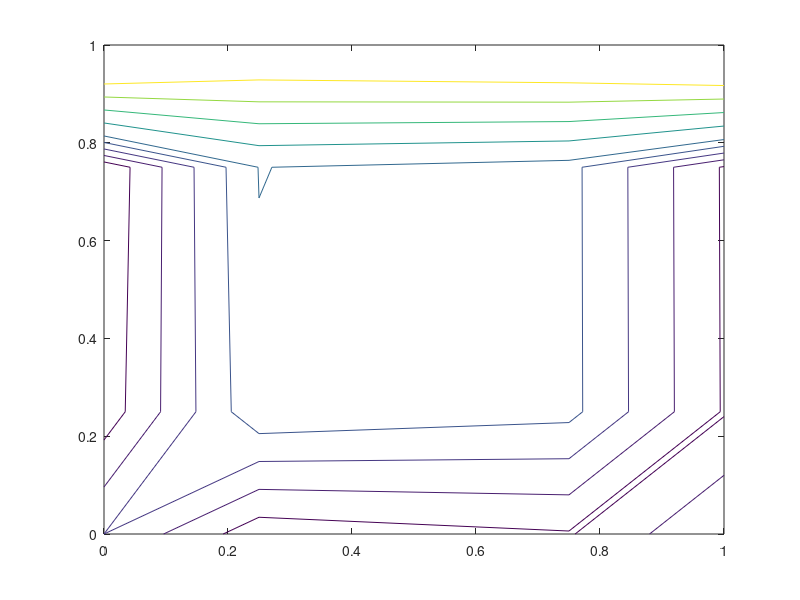
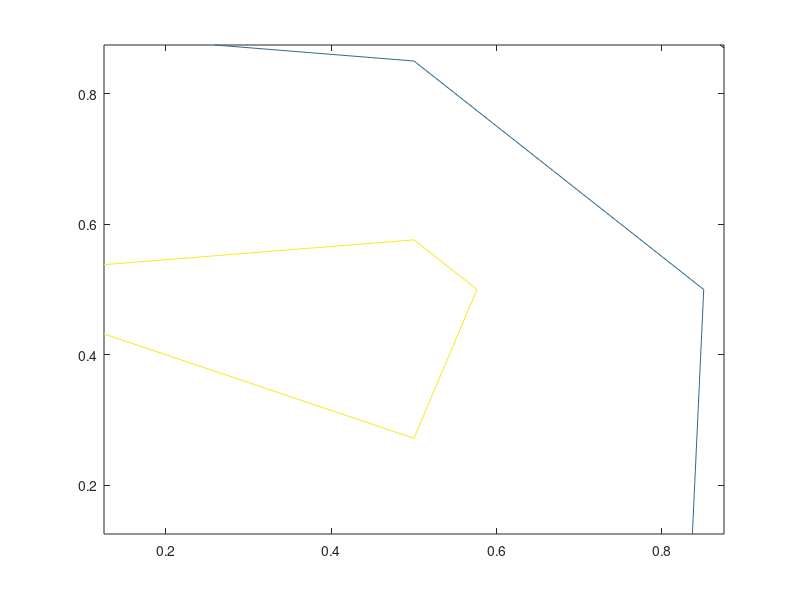

MATLAB code for these plots, in order: (Note: this script raises an error after producing the figures.)
clear all
close all
clc

% This syetm that you need to solve will be singular. Matlab gives you a
% warning at each time step. To switch of this warning, remove the comment
% in the next line

warning on

% 00D#MMXIX#

% This file contains the skeleton of the program which will solve the lid
% driven cavity problem on a unit square. The parts that have to be
% supplemented are described in the assignment.
%
% The pieces that need to be filled in are indicated
%

%
% When running the code, determine a suitable time step. A too small time
% step will make the calculation very long, while for a too large time step
% the solution will blow up due to numerical instability.
%

Re = 1000;              % Reynolds number
N = 3;                 % Number of volumes in the x- and y-direction
Delta = 1/N;            % uniform spacing to be used in the mapping to compute tx
tol = 1e-6;             % tol determines when steady state is reached and the program terminates


% wall velocities
U_wall_top = -1;
U_wall_bot = 0;
U_wall_left = 0;
U_wall_right = 0;
V_wall_top = 0;
V_wall_bot = 0;
V_wall_left = 0;
V_wall_right = 0;

%
%   Generation of a non-uniform mesh
%

%
%   tx are the coordinates of the nodal points on the outer-oriented grid
%
tx = zeros(1,N+1);
for i=1:N+1
    xi = (i-1)*Delta;
    tx(i) = 0.5*(1. - cos(pi*xi));
end

% Local mesh size on outer oriented grid
th = zeros(N,1);
th = tx(2:N+1) - tx(1:N);

%
%  x are the coordinates of the nodal points on the inner-oriented grid (including
%  endpoints 0 and 1)
%  h contains the edge lengths on the inner-oriented grid
%
x = 0.5*(tx(1:N) + tx(2:N+1));
x = [0 x 1];

h = zeros(N+1,1);
h = x(2:N+2) - x(1:N+1);

% Determine a suitable time step and stopping criterion, tol
h_min = min(h);
dt = min(h_min, 0.5*Re*h_min^2);             % time step



%
%   Initial condition u=v=0
%
%   Both u and v will be stored in one big vector called 'u'
%
%   The vector u only contains the true unknowns, not the velocities that
%   are prescribed by the boundary conditions
%
%   The vector u contains the *inner-oriented* circulations as unknowns

u = zeros(2*N*(N-1),1);

% Set up the Incidence matrix 'tE21' which connects the fluxes to the
% volumes. Use the orientation described in the assignment.


%%%%%%%%%%%%%%%%%%%%%%%%%%%%%%%%%%%%%%%%%%%%%%%
%
%    This is where you need to insert code
%
tE21 = zeros(N*N , 2*N*(N+1)); % # rows = # of surfaces, # columns = # of edges

h_strip = 0; % will use to add to the indices depending on which horizontal strip we're at
h_count = 1; % keep track of the horizontal strip

for i=1:N*N % loop over surfaces (row of the matrix)
    % do u
    tE21(i,i+h_strip) = -1;
    tE21(i,i+1+h_strip) = 1;

    % do v
    tE21(i,N*(N+1) + i) = -1;
    tE21(i,N*(N+1) + i+N) = 1;

    % horizontal strip shenanigans (see whether or not we've reached the end of a horizontal strip)
    if (h_count==N)
        h_count = 1;
        h_strip = h_strip+1;
    else
        h_count = h_count+1;
    end
end
%%%%%%%%%%%%%%%%%%%%%%%%%%%%%%%%%%%%%%%%%%%%%%%

%
%  Inserting boundary conditions for normal velocity components
%  Multiplication by h components is done in order to obtain integral flux
%  values

%%%%%%%%%%%%%%%%%%%%%%%%%%%%%%%%%%%%%%%%%%%%%%%
%
%    Here you need to modify the incidence matrix tE21 to include the
%    boundary conditions and store the boundary terms in u_norm (see
%    assignment)
%
bc_left = 1:N+1:N*(N+1)-N; % indices of the column in tE21 of the left boundary
bc_right = 1+N:N+1:N*(N+1); % indices of the column in tE21 of the right boundary
bc_bottom = N*(N+1)+1 : N*(N+1)+N; % indices of the column in tE21 of the bottom boundary
bc_top = N*(N+1)+1+N*N : N*(N+1)+N*N+N; % indices of the column in tE21 of the top boundary

bc_col = [bc_left bc_right bc_bottom bc_top]; % Store all BC indices into a sigle row vector

tE21(:,bc_col) = []; % Remove the columns in tE21 that correspond to the boundaries

tE21 = sparse(tE21); %% Store in sparse matrix

u_norm = zeros(N*N, 1); %% In the problem the fluxes are zero at all boundaries. Note dimensions is the same as the number of surfaces on the primal mesh

%%%%%%%%%%%%%%%%%%%%%%%%%%%%%%%%%%%%%%%%%%%%%%%

% Setting up simple Hodge matrix which converts the fluxes on the
% outer-oriented grid to circulation on the inner-oriented grid. Assume
% that the fluxes and circulation are constant over each 1-cell. This will
% give a diagonal Hodge matrix. Call this Hodge matrix 'H1t1'


%%%%%%%%%%%%%%%%%%%%%%%%%%%%%%%%%%%%%%%%%%%%%%%
%
%    Here you need to construct the incidence matrix H1t1
%
H1t1 = zeros(2*N*(N+1));
Nd = N+1;

count = 1;

% do u
for i=1:N
    for j=1:Nd
        H1t1(count,count) = h(j)/th(i);
        count = count+1;
    end
end

% do v
for i=1:Nd
    for j=1:N
        H1t1(count,count) = h(i)/th(j);
        count = count+1;
    end
end


% Store in Sparse matrix
H1t1 = sparse(H1t1);
%%%%%%%%%%%%%%%%%%%%%%%%%%%%%%%%%%%%%%%%%%%%%%%

% Hu_norm is the vector which will contain the Hodge of the prescribed
% normal fluxes. Calculate the vector 'Hu_norm'

%Vector ubc_norm containing fluxes of prescribed velocities is reused

%%%%%%%%%%%%%%%%%%%%%%%%%%%%%%%%%%%%%%%%%%%%%%%
%
%    Multiply H1t1 with u_norm to get Hu_norm
%
% hu_norm_matrix = zeros(length(bc_col), length(bc_col)); % matrix that is multiplied into the prescribed velocities
% hu_norm_matrix = sparse(hu_norm_matrix);
% % hunm_size = size(hu_norm_matrix);
% %
% % shift = 0;
% % for i=1:length(bc_col)
% %     hu_norm_matrix(i,i) = H1t1(bc_col(i)-shift,bc_col(i)-shift); %% Put into hu_norm_matrix
% %     H1t1(:,bc_col(i)-shift) = []; % remove that column
% %     H1t1(bc_col(i)-shift,:) = []; % remove that row
% %     shift = shift+1;
% % end
%
% Hu_norm = hu_norm_matrix*u_norm; % In the problem we know that u_norm is vector of zeroes anyway
%%%%%%%%%%%%%%%%%%%%%%%%%%%%%%%%%%%%%%%%%%%%%%%


%  Remove corresponding row and columns from the Hodge matrix and also
%  remove the corresp0onding 'rows' from Hu_norm

%%%%%%%%%%%%%%%%%%%%%%%%%%%%%%%%%%%%%%%%%%%%%%%
%
%    Remove rows and colums in H1t1 and Hu_norm for prescribed values
%
%
H1t1(:,bc_col) = [];
H1t1(bc_col,:) = [];
%%%%%%%%%%%%%%%%%%%%%%%%%%%%%%%%%%%%%%%%%%%%%%%

% Set up the incidence E^{2,1} between 1-cochain circulation and 2-cochain vorticity on
% the inner-oriented (extended) grid
%
% This incidence matrix will be called 'E21' in the program
%

%%%%%%%%%%%%%%%%%%%%%%%%%%%%%%%%%%%%%%%%%%%%%%%
%
%    Set up the incidence matrix E21 on the dual grid
%
Nd = N+1;
E21 = zeros(Nd*Nd , 2*Nd*(Nd+1)); % # rows = # of surfaces, # columns = # of edges

h_strip = 0;
h_count = 1;

for i=1:Nd*Nd
    % do u
    E21(i, i) = 1;
    E21(i,i+Nd) = -1;
    % do v
    E21(i,Nd*(Nd+1) + i +h_strip) = -1;
    E21(i,Nd*(Nd+1) + i+1 + h_strip) = 1;
    if (h_count==Nd)
        h_strip = h_strip+1;
        h_count = 1;
    else
        h_count = h_count +1;
    end
end

E21 = sparse(E21);
%%%%%%%%%%%%%%%%%%%%%%%%%%%%%%%%%%%%%%%%%%%%%%%


% Inserting prescribed tangential bundary conditions

%Vector ubc of size 2(N+2)(N+1) is constructed. It contains all the
%prescribed velocities (normal and tangential) as represented in the inner
%oriented grid.

% Remove columns from the incidence matrix E21 corresponding to both the
% prescribed tangental velocities and normal velocities


%%%%%%%%%%%%%%%%%%%%%%%%%%%%%%%%%%%%%%%%%%%%%%%
%
%    Remove prescribed values from the matrix (just as was done for tE21)
%    and store the known values in a vector u_pres
%

% Indices of each wall (Tangential BC)
bc_left = Nd*(Nd+1)+1 : Nd+1 : 2*Nd*(Nd+1)-Nd  ;
bc_right = Nd*(Nd+1)+1+Nd : Nd+1 : 2*Nd*(Nd+1) ;
bc_top = Nd*(Nd+1)-N : Nd*(Nd+1);
bc_bottom = 1 : Nd;

bc_col = [bc_left bc_right bc_top bc_bottom];
bc_col = sort(bc_col);

% Indices of each wall (Normal BC)
bcn_left = 1+Nd:Nd:Nd*(Nd+1)-N-Nd;
bcn_right = Nd+Nd:Nd:Nd*(Nd+1) - Nd;
bcn_top = 2*Nd*(Nd+1)-Nd+1:2*Nd*(Nd+1)-1;
bcn_bottom = Nd*(Nd+1)+2:Nd*(Nd+1)+Nd;

bcf = [bc_left bc_right bc_top bc_bottom bcn_left bcn_right bcn_top bcn_bottom]; % Normal and tangential parts of the boundary

E21(:,bcf) = []; % take both normal and tangential part

% Get u_pres

count = 1;
u_pres = zeros(Nd^2,1); % number of rows of u_pres corresponds to number of surfaces in dual mesh
for i =Nd^2-N:Nd^2
    u_pres(i) = -U_wall_top*h(count); % known circulation on the surfaces closest to the top wall
    count = count+1;
end

%%%%%%%%%%%%%%%%%%%%%%%%%%%%%%%%%%%%%%%%%%%%%%%


% Set up the Hodge matrix which maps inner-oriented 2-cochains to
% outer-oriented 0-cochains. Assume that the vorticity is constant in the
% inner-oriented 2-cells. This will give a diagonal Hodge matrix. Call this
% Hodhe matrix 'Ht02'

%%%%%%%%%%%%%%%%%%%%%%%%%%%%%%%%%%%%%%%%%%%%%%%
%
%    Set up the Hodge matrix which converts integrated values on the dual
%    grid to point values on the primal grid assuming that the physical
%    quantity is constant over the dual surfaces.
%
Ht02 = zeros(Nd);
h_strip = 1;
count = 1;

for i=1:Nd
    for j=1:Nd
        Ht02(count,count) = 1/(h(h_strip)*h(j));
        count = count+1;
    end
    h_strip = h_strip+1;
end
Ht02 = sparse(Ht02);

%%%%%%%%%%%%%%%%%%%%%%%%%%%%%%%%%%%%%%%%%%%%%%%

% Set up the Hodge matrix which maps inner-oriented 1-cochains to
% outer-oriented 1-cochains. Call this Hodge matrix 'Ht11'. Assume again
% that everything is constant over the 1-cells, which will then yield a
% diagonal Hdoge matrix.

%%%%%%%%%%%%%%%%%%%%%%%%%%%%%%%%%%%%%%%%%%%%%%%
%
%    Set up the Hodge matrix which converts integrated values along dual
%    edge to integral values over primal edges
%
Ht11 = zeros(2*N*(N+1));

count = 1;

% do u
for i=1:N
    for j=1:Nd
        Ht11(count,count) = th(i)/h(j);
        count = count+1;
    end
end

% do v
for i=1:Nd
    for j=1:N
        Ht11(count,count) = th(j)/h(i);
        count = count+1;
    end
end
% Removing columns and rows that correspond to the boundaries (normal comp.)

bc_left = 1:N+1:N*(N+1)-N; % indices of the column in tE21 of the left boundary
bc_right = 1+N:N+1:N*(N+1); % indices of the column in tE21 of the right boundary
bc_bottom = N*(N+1)+1 : N*(N+1)+N; % indices of the column in tE21 of the bottom boundary
bc_top = N*(N+1)+1+N*N : N*(N+1)+N*N+N; % indices of the column in tE21 of the top boundary

bc_col = [bc_left bc_right bc_bottom bc_top]; % Store all BC indices into a sigle row vector
Ht11(:,bc_col) = [];
Ht11(bc_col,:) = [];

Ht11 = sparse(Ht11);
%%%%%%%%%%%%%%%%%%%%%%%%%%%%%%%%%%%%%%%%%%%%%%%

%
% The prescribed velocties will play a role in the momentum equation
%
u_pres_tvort=Ht02*u_pres; %U_pres to outer oriented 0 form representing contribution of boundary conditions to point wise vorticity
u_pres = H1t1*E21'*Ht02*u_pres; %U_pres to inner oriented 1 forms


% Now all matrices are set up and the time stepping cam start. 'iter' will
% record the number of time steps. This allows you to give output after a
% preselected number of time steps.
%
% 'diff' will be the maximal du/dt or dv/dt. If 'diff' is sufficiently
% small, steady state has been reached. Determine a suitable value for
% 'tol'
%

%%%%%%%%%%%%%%%%%%%%%%%%%%%%%%%%%%%%%%%%%%%%%%%
%
%    From here the code enters the time-stepping loop and no new parts in
%    the code need to be inserted. If done correctly, everything should
%    work now.
%
%%%%%%%%%%%%%%%%%%%%%%%%%%%%%%%%%%%%%%%%%%%%%%%

diff = 1;
iter = 1;


% Set up the matrix for the Poisson equation

A = -tE21*Ht11*tE21';

% Perform an LU-decomposition for the pressure matrix A

[L,U] = lu(A);

% Abbreviation for some matrix products which are constant in the time loop

VLaplace = H1t1*E21'*Ht02*E21;
DIV = tE21*Ht11;

while diff > tol

    %Vector chi is obtained. It corresponds with the point-wise vorticity
    %at each cell
    chi=Ht02*E21*u+u_pres_tvort;

    %Vectors uxchi and uychi correspond with the multiplications of
    %chi with the horizontal and vertical velocity components at each cell.
    %Only the cells required for vector convective are calculated. The
    %ordering of each vector with respect to the ordering of cells in the
    %grid is different (left to right for uxchi and bottom to top for
    %uychi)

    uxchi=zeros((N+1)*(N-1),1);
    uychi=zeros((N+1)*(N-1),1);

    for i=1:N-1
        for j=1:N+1
            k=j+(i-1)*(N+1); %Number of vector component
            if j==1
                uxchi(k)=U_wall_left*chi(j+i*(N+1));
                uychi(k)=V_wall_bot*chi((i+1)+(j-1)*(N+1));
            elseif j==N+1
                uxchi(k)=U_wall_right*chi(j+i*(N+1));
                uychi(k)=V_wall_top*chi((i+1)+(j-1)*(N+1));
            else
                uxchi(k)=(u(j-1+(i-1)*(N-1))+u(j-1+i*(N-1)))/(2*h(j))*chi(j+i*(N+1));
                uychi(k)=(u(N*(N-1)+i+(j-2)*N)+u(N*(N-1)+i+1+(j-2)*N))/(2*h(j))*chi((i+1)+(j-1)*(N+1));
            end
        end
    end

    %Given vectors uxchi and uychi, vector convective can be constructed
    convective=zeros(2*N*(N-1),1);
    for i=1:N
        for j=1:N-1
            convective(j+(i-1)*(N-1))=-h(j+1)/2*(uychi(i+(j-1)*(N+1))+uychi(i+1+(j-1)*(N+1))); %Components along horizontal cell lines
            convective(N*(N-1)+i+(j-1)*N)=h(j+1)/2*(uxchi(i+(j-1)*(N+1))+uxchi(i+1+(j-1)*(N+1))); %Components along vertical cell lines
        end
    end

    % Set up the right hand side for the Poisson equation for the pressure

    rhs_Poisson  =   DIV*(u/dt  - convective - VLaplace*u/Re - u_pres/Re) + u_norm/dt;

    % Solve for the new pressure

    temp = L\rhs_Poisson;
    p = U\temp;

    % Store the velocity from the previous time step in the vector u_old

    uold = u;

    % Update the velocity field

    u = u - dt* (convective - tE21'*p + VLaplace*u/Re + u_pres/Re);

    %
    %  Every other 1000 iterations check whether you approach steady state
    %  and check whether yopu satisfy conservation of mass. The largest
    %  rate at which mass is destroyed or created is denoted by 'maxdiv'.
    %  This number should be very small, in the order of machine precision.

    if mod(iter,1000) == 0

        maxdiv = max(DIV*u + u_norm)

        diff = max(abs(u-uold))/dt

    end
    iter = iter + 1;
end

% Checking the row sum of A
dimA = size(A);
rsA = zeros(dimA(1),1); % Initiate rowsum of A

for i=1:dimA(1)
    rsA(i) = sum(A(i,:));
end

%% Plotting vorticity: chi. According to the description/definition in line 436-438, these are assigned to the points on the primal mesh.

[Xp,Yp] = meshgrid(tx,tx); % coordinates of the points in the primal mesh


CHI = zeros(N+1,N+1); % vector to re-arrange chi so that contour plot can be made

count = 1;
for i=1:N+1
    for j=1:N+1
        CHI(i,j) = chi(count);
        count = count+1;
    end
end

level_chi = [-3.0 -2.0 -1.0 -0.5 0.0 0.5 1.0 2.0 3.0 4.0 5.0]; % Vorticity levels in Botella and Peyret (figure 2, table 8)
figure('Name','Iso-Vorticity')
% contour(Xp,Yp,CHI,level_chi, 'ShowText','on')
contour(Xp,Yp,CHI,level_chi)

%% Plotting the streamlines/streamfunction. these should actually correspond to the fluxes
% (dpsi = u dy, -v dx)
u = Ht11*u; % on primal mesh

% mid point of tx
txm = zeros(1,N);
for i=1:N
    txm(i) = 0.5*(tx(i)+tx(i+1));
end

% Assign values of stream functions to each cell (so the average of the edges)
[X,Y] = meshgrid(txm, txm);
psi = zeros(N,N);

col = N*(N-1); % some dummy to short hand N(N-1)

% % Get the streamfunction values for the surfaces on the bottom strip

count = 1;
i = 1;
for j=1:N
    if (j==1)
        psi(i,j) = 0.25*(u(count) - u(count + col)); % right, top
    elseif (j==N)
        psi(i,j) = 0.25*(u(count - 1) - sum(u(count+col-j+1:count + col))); % left, top
    else
        psi(i,j) = 0.25*(u(count) + u(count - 1) - sum(u(count+col-j+1:count + col))); % right, left, top
    end
    count = count+1;
end

% Next strips besides the top one

for i=2:N-1
    for j=1:N
        if (j==1)
            psi(i,j) = 0.25*(sum(u(j:N-1:count-(i-1))) - sum(u(count+col-j+1:count+col)) - sum(u(count+col-N-j+1:count+col-N))); %right, top, bottom
        elseif (j==N)
            psi(i,j) = 0.25*(sum(u(j-1:N-1:count-(i-1)-1)) - sum(u(count+col-j+1:count+col)) - sum(u(count+col-N-j+1:count+col-N))); % left, top, bottom
        else
            psi(i,j) = 0.25*(sum(u(j:N-1:count-(i-1))) + sum(u(j-1:N-1:count-(i-1)-1)) - sum(u(count+col-j+1:count+col)) - sum(u(count+col-N-j+1:count+col-N))); % right, left, top, bottom
        end
        count = count+1;
    end
end

% Last strip on the very top
i = N;
for j=1:N
    if (j==1)
        psi(i,j) = 0.25*(sum(u(j:N-1:count-(i-1))) - sum(u(count+col-N-j+1:count+col-N))); % right, bottom
    elseif (j==N)
        psi(i,j) = 0.25*(sum(u(j-1:N-1:count-(i-1)-1)) - sum(u(count+col-N-j+1:count+col-N))); % left, bottom
    else
        psi(i,j) = 0.25*(sum(u(j:N-1:count-(i-1))) + sum(u(j-1:N-1:count-(i-1)-1)) - sum(u(count+col-N-j+1:count+col-N)));% right, left, bottom
    end
    count = count+1;
end

% levels from table 7 in Botella and Peyret
level_psi = [-1.5e-3 -1e-3 -5e-4 -2.5e-4 -1e-4 -5e-5 -1e-5 -1e-6 0.0 1e-10 1e-5 1e-4 1e-2 3e-2 5e-2 7e-2 9e-2 0.1 0.11 0.115 0.1175];
figure('Name','Streamfunction')
contour(X,Y,psi, level_psi)


u = H1t1*u; % back to dual mesh

%% Plotting the pressure. This should be assigned to the points in the dual mesh (excluding the boundaries)
level_p = [-0.002 0.0 0.02 0.05 0.07 0.09 0.11 0.12 0.17 0.3]; % pressure contour levels from Botella and Peyret (table 8)


[Xd, Yd] = meshgrid(x(2:length(x)-1), x(2:length(x)-1));
p_plot = zeros(N, N); %% Pressure just to remake p so that contour plot can be made
col = N*(N-1);

count = 1;
for i=1:N
    for j=1:N
        p_plot(i,j) = p(count); % stat from total pressure
        count = count+1;
    end
end

Ek = zeros(N,N) ;  % Kinematic energy corresponding to the point in the pressure 0.5 vel**2

u = Ht11*u; % Go to primal mesh

count = 1;
i = 1;
for j=1:N
    if (j==1)
        Ek(i,j) = 0.5*( ((u(count-(i-1)))/(2*th(i)))^(2) + ((u(count+col))/(2*th(j)))^(2) ); % right, top
    elseif (j==N)
        Ek(i,j) = 0.5*( ((u(count-(i-1)-1))/(2*th(i)))^(2) + ((u(count+col))/(2*th(j)))^(2) ); % left, top
    else
        Ek(i,j) = 0.5*( ((u(count-(i-1))+u(count-(i-1)-1))/(2*th(i)))^(2) + ((u(count+col))/(2*th(j)))^(2) ); % right, left, top
    end
    count = count+1;
end

% Next strips besides the top one

for i=2:N-1
    for j=1:N
        if (j==1)
            Ek(i,j) = 0.5*( ((u(count-(i-1)))/(2*th(i)))^(2) + ((u(count+col)+u(count+col-N))/(2*th(j)))^(2) ); %right, top, bottom
        elseif (j==N)
            Ek(i,j) = 0.5*( ((u(count-(i-1)-1))/(2*th(i)))^(2) + ((u(count+col)+u(count+col-N))/(2*th(j)))^(2) ); % left, top, bottom
        else
            Ek(i,j) = 0.5*( ((u(count-(i-1))+u(count-(i-1)-1))/(2*th(i)))^(2) + ((u(count+col)+u(count+col-N))/(2*th(j)))^(2) ); % right, left, top, bottom
        end
        count = count+1;
    end
end

% Last strip on the very top
i = N;
for j=1:N
    if (j==1)
        Ek(i,j) = 0.5*( ((u(count-(i-1)))/(2*th(i)))^(2) + ((u(count+col-N))/(2*th(j)))^(2) ); % right, bottom
    elseif (j==N)
        Ek(i,j) = 0.5*( ((u(count-(i-1)-1))/(2*th(i)))^(2) + ((u(count+col-N))/(2*th(j)))^(2) ); % left, bottom
    else
        Ek(i,j) = 0.5*( ((u(count-(i-1))+u(count-(i-1)-1))/(2*th(i)))^(2) + ((u(count+col-N))/(2*th(j)))^(2) ); % right, left, bottom
    end
    count = count+1;
end

p_plot = p_plot-Ek; % Static pressure

xr = x(x>0.5);  %% right half of x
c_approx = size(x)-size(xr); %% approximately the index of the centrelines/centre
c_approx = c_approx(2);
pc1 = p_plot(c_approx, c_approx); %% the pressure to the left of the centre
pc2 = p_plot(c_approx+1, c_approx+1); %% the pressure to the right of the centre
pc = pc1 + (0.5 - x(c_approx))*(pc2 - pc1)/(x(c_approx+1) - x(c_approx)); %% linear interpolation for pressure at the centre through a diagonal line

p_plot = p_plot - pc; %% subtract such that the pressure at the centre is zero as in Botella and Peyret


level_p = [-0.002 0.0 0.02 0.05 0.07 0.09 0.11 0.12 0.17 0.3]; % pressure contour levels from Botella and Peyret (table 8)
figure('Name','Isobars')
contour(Xd,Yd,p_plot,level_p);

x_ref = [0 0.0312 0.0391 0.0469 0.0547 0.0937 0.1406 0.1953 0.5 0.7656 0.7734 0.8437 0.9062 0.9219 0.9297 0.9375 1];
y_ref = [0 0.0547 0.0625 0.0703 0.1016 0.1719 0.2813 0.4531 0.5 0.6172 0.7344 0.8516 0.9531 0.9609 0.9688 0.9766 1];

p_ver = [0.110591 0.109689 0.1092 0.108566 0.104187 0.081925 0.040377 0.004434 0 -0.000827 0.012122 0.034910 0.050329 0.050949 0.051514 0.052009 0.052987];
p_hor = [0.090477 0.088445 0.087653 0.086716 0.084386 0.069511 0.04726 0.044848 0 0.034552 0.049029 0.065816 0.077154 0.078148 0.0078685 0.078837 0.077455];
% p_hor should be flipped!

p_vc =  p_plot(:,c_approx) + (0.5 - x(c_approx))*(p_plot(:,c_approx+1)-p_plot(:,c_approx))/(x(c_approx+1) - x(c_approx)); %% pressure along the vertical centreline by linear interpolation
p_hc =  p_plot(c_approx,:) + (0.5 - x(c_approx))*(p_plot(c_approx+1,:)-p_plot(c_approx,:))/(x(c_approx+1) - x(c_approx)); %% pressure along the horizontal centreline by linear interpolation

figure('Name','Horizontal centerline pressure')%Centerline pressure
hold on
plot(x(2:length(x)-1), p_hc, 'r');
plot(x_ref, fliplr(p_hor),'b');
legend(['Numerical values'],['Botella and Peyret'] , 'location', 'best');

figure('Name','Vertical centerline pressure')%Centerline pressure
hold on
plot(x(2:length(x)-1), p_vc, 'r');
plot(y_ref, p_ver,'b');
legend(['Numerical values'],['Botella and Peyret'], 'location', 'best');



u = H1t1*u; % Back to dual mesh

%% Vertical Centreline u

y_ref = [0 0.0547 0.0625 0.0703 0.1016 0.1719 0.2813 0.4531 0.5 0.6172 0.7344 0.8516 0.9531 0.9609 0.9688 0.9766 1];
u_ref = [0 0.1812881 0.2023300 0.2228955 0.3004561 0.3885691 0.2803696 0.1081999 0.0620561 -0.0570178 -0.1886747 -0.3372212 -0.4723329 -0.5169277 -0.5808359 -0.6644227 -1];

u_vc = u(c_approx-1:N-1:Nd*N)/(h(c_approx));
u_vc = u_vc(1:length(u_vc)-2);
figure('Name','Vertical centerline x-velocity')
hold on
plot(x(2:length(x)-1),u_vc, 'r');
plot(y_ref, u_ref, 'b');
legend(['Numerical values'],['Botella and Peyret'], 'location', 'best');


%% Centerline flow field: u, v, p, chi
centre_index = find(x - 0.5 == min(abs(x - 0.5)));
u_reshape = reshape(u,[N*(N-1),2]); %Size of u = (2*N*(N-1),1), reshape it to get x,y components
p_reshape = reshape(p, [N,N]); %Size of p = (N*N,1), reshape it to get x,y components
u_x = u_reshape(:,1); %x-velocity component
u_y = u_reshape(:,2); %y-velocity component
p_x = p_reshape(centre_index,:); %x-pressure component for centre index
p_y = p_reshape(:,centre_index); %y-pressure component for centre index
%CHI to be reshaped


%Table 9,10 of Botella and Peyret
u_ref = [0 0.1812881 0.2023300 0.2228955 0.3004561 0.3885691 0.2803696 0.1081999 0.0620561 -0.0570178 -0.1886747 -0.3372212 -0.4723329 -0.5169277 -0.5808359 -0.6644227 -1];
v_ref = [0 -0.2279225 -0.2936869 -0.3553213 -0.4103754 -0.5264392 -0.4264545 -0.3202137 0.0257995 0.3253592 0.3339924 0.3769189 0.3330442 0.3099097 0.2962703 0.2807056 0];
x_ref = [0 0.0312 0.0391 0.0469 0.0547 0.0937 0.1406 0.1953 0.5 0.7656 0.7734 0.8437 0.9062 0.9219 0.9297 0.9375 1];
y_ref = [0 0.0547 0.0625 0.0703 0.1016 0.1719 0.2813 0.4531 0.5 0.6172 0.7344 0.8516 0.9531 0.9609 0.9688 0.9766 1];
p_ver = [0.110591 0.109689 0.1092 0.108566 0.104187 0.081925 0.040377 0.004434 0 -0.000827 0.012122 0.034910 0.050329 0.050949 0.051514 0.052009 0.052987];
p_hor = [0.090477 0.088445 0.087653 0.086716 0.084386 0.069511 0.04726 0.044848 0 0.034552 0.049029 0.065816 0.077154 0.078148 0.0078685 0.078837 0.077455];
omega_hor = [-5.46217 -8.4435 -8.24616 -7.58524 -6.50867 0.92291 3.43016 2.21171 2.06722 2.06122 2.00174 0.74207 -0.82398 -1.23991 -1.50306 -1.83308 -7.66369];
omega_ver = [-4.16648 -2.4496 -2.31786 -2.20175 -1.63436 1.05467 2.26772 2.06215 2.06722 2.06539 2.09121 1.762 4.85754 6.95968 9.49496 12.067 14.7534];


figure('Name','Horizontal centerline v')%Centerline v
hold on
plot(X(centre_index,:)',u_y(centre_index*N:(centre_index*N)+N-1,1)/h(1,centre_index), 'r');
% figure('Name','Horizontal centerline y-velocity - Botella and Peyret')
plot(x_ref, v_ref,'b');
legend(['Numerical values'],['Botella and Peyret'], 'location', 'best');

u_centre = zeros(N,1);
u_centre(1:N-1) = u(centre_index:N:N*(N-1)-(N-1-centre_index))/h(1,centre_index);
u_centre(N) = -1; % since the last value at the wall was prescribed



figure('Name','Horizontal centerline vorticity')%Horizontal centerline vorticity
hold on %centre_index:N:(N^2)-(N-centre_index)
plot(X(centre_index,:)',CHI(centre_index,1:end-1),'r');
plot(x_ref, omega_hor,'b');
legend(['Numerical values'],['Botella and Peyret'], 'location', 'best');

figure('Name','Vertical centerline vorticity')%Vertical centerline vorticity
hold on
plot(X(centre_index,:)',CHI(1:end-1,centre_index),'r');
plot(y_ref, omega_ver,'b');
legend(['Numerical values'],['Botella and Peyret'], 'location', 'best');

%% Integrated vorticity
vort_integ = 0;

for i=1:Nd
    for j = 1:Nd
        vort_integ = sum(CHI(i,j));%*1/(Ht02(i,j)));
    end
end
